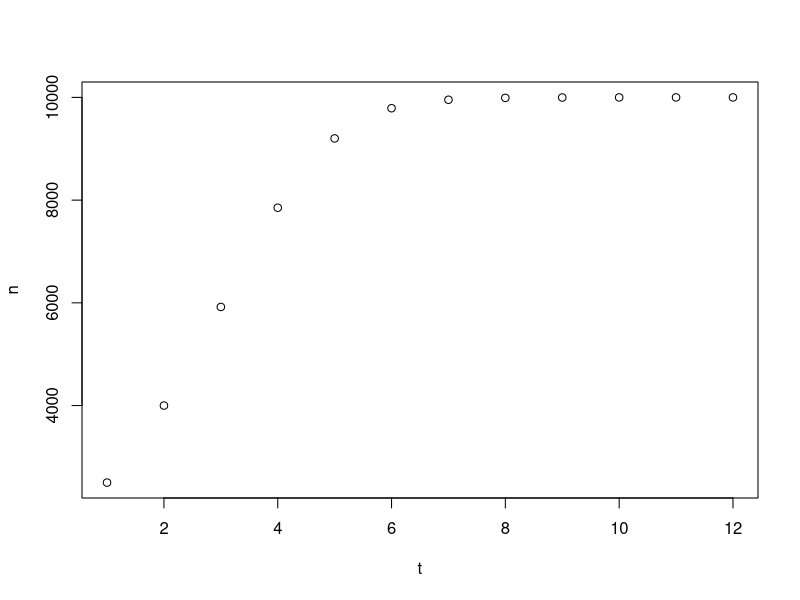
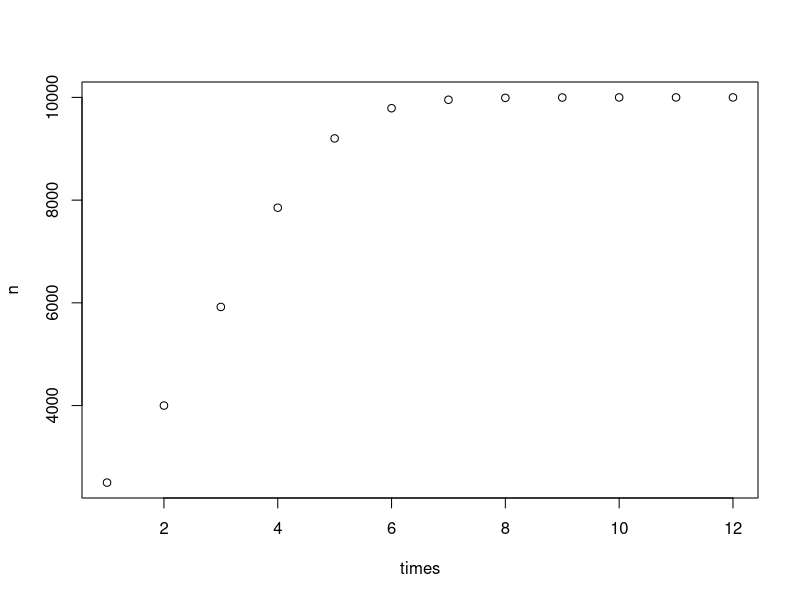
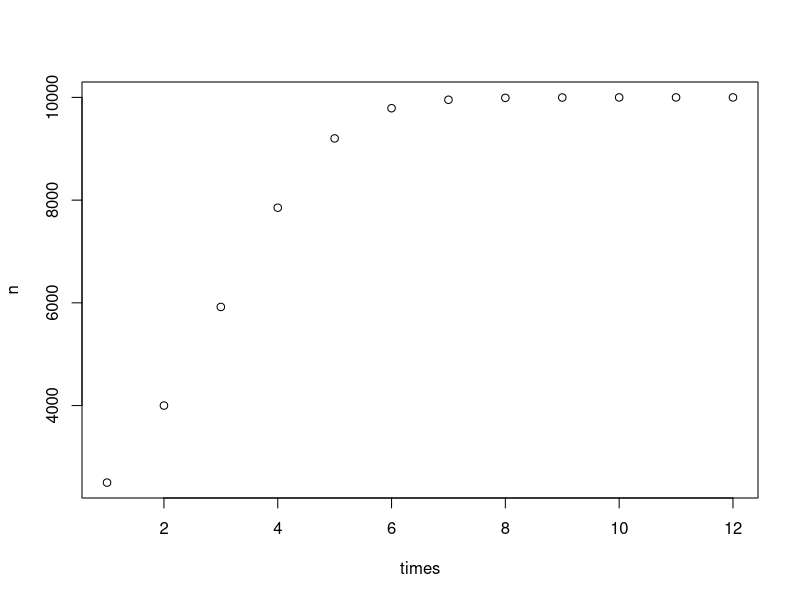

These figures' R source, in order:
#lab 08 - step 3
#lab 08 - step 3a (lab 04 - step 4)
#write a for loop for discrete-time logistic growth given the intrinsic growth rate (r), carrying capacity (K), population at time "t" (n[t])
#create a variable for carrying capacity called "K"
K <- 10000
#create a variable for the intrinsic growth rate called "r"
r <- 0.8
#create a variable for time called "t"
t <- 1
#create a vector for "n" repeating 2500 (the population at t = 1), 12 times
n <- rep(2500,12)
#predict the population abundance over the next twelve years, create variable "n[t]" to loop equation twelve times and store the data of the population abundance at time "t"
for (t in 2:12) {
    n[t] <- n [t-1] + (r * n [t-1] * (K - n [t-1])/K )
}
#print "n" to console to examine the population abundance at time step 12
print(n)

#(lab 04 - step 7)
#redo question 4 and plot the results
#rerun line 37 - 47
#create time vector from 1 to 12
t <- 1:12
#plot time (t) and abundance (n) 
plot(t, n)
#plot will show population abundance as it reaches carrying capacity

#lab 08 - step 3b
#Turn the logistic growth model code into a function that takes r (the intrinsic growth rate), K (the carrying capacity), the total number of generations, and the initial population size as its arguments
logGrowthModel <- function(r, K, intPop) {
    t <- 1:12
    n <- rep(intPop, 12)
    for (t in 2:12) {
        n[t] <- n [t-1] + (r * n [t-1] * (K - n [t-1])/K )
    }
    return(n)
}
#run the function, "logisticGrowthModel" to demonstrate that it works
logGrowthModel(0.8, 10000, 2500)

#lab 08 - step 3c
#add code that produces a plot of the data it generates
logGrowthModel <- function(r, K, totalGens, intPop) {
    n <- rep(intPop, totalGens)
    for (t in 2:totalGens) {
        n[t] <- n [t-1] + (r * n [t-1] * (K - n [t-1])/K )
    }
    times <- 1:totalGens
    plot(times, n)
    return(n)
}

#lab 08 - step 3d
#demonstrate that the function works by calling it with my own parameter values
logGrowthModel(0.8, 10000, 12, 2500)

#lab 08 - step 3e
#create a matrix of the results from the logistic growth model called "myResults" by adding code to the function
logGrowthModel <- function(r, K, totalGens, intPop) {
    n <- rep(intPop, totalGens)
    for (t in 2:totalGens) {
        n[t] <- n [t-1] + (r * n [t-1] * (K - n [t-1])/K )
    }
    times <- 1:totalGens
    plot(times, n)
    myResults <- cbind(times, n)
    colnames(myResults) <- c("generations", "abundance")
    return(myResults)
}
#demonstrate that the function works with 
myResults <- logGrowthModel(0.8, 10000, 12, 2500)
#write code that writes the data set to a file
write.csv(x = myResults, file = "example_logistic_growth_model.csv")